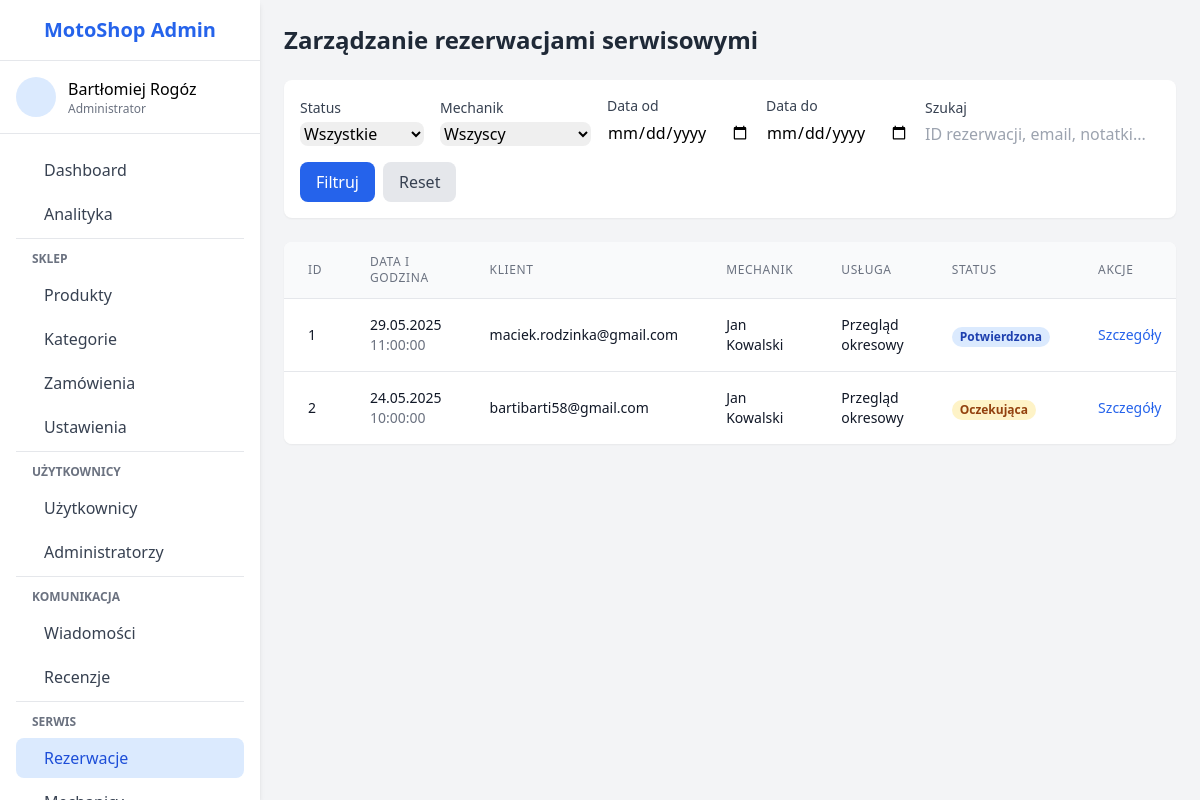
Page /admin/service_bookings.php (signed in) on the committed database.
### tables this page shows
CREATE TABLE `service_bookings` (
  `id` int(11) NOT NULL,
  `user_id` int(11) DEFAULT NULL,
  `mechanic_id` int(11) NOT NULL,
  `service_id` int(11) DEFAULT NULL,
  `booking_date` date NOT NULL,
  `booking_time` time NOT NULL,
  `notes` text DEFAULT NULL,
  `status` enum('pending','confirmed','completed','cancelled') DEFAULT 'pending',
  `created_at` timestamp NOT NULL DEFAULT current_timestamp(),
  `updated_at` timestamp NOT NULL DEFAULT current_timestamp() ON UPDATE current_timestamp()
);

CREATE TABLE `users` (
  `id` int(11) NOT NULL,
  `first_name` varchar(50) NOT NULL,
  `last_name` varchar(50) NOT NULL,
  `email` varchar(100) NOT NULL,
  `phone` varchar(20) DEFAULT NULL,
  `password` varchar(255) NOT NULL,
  `google_id` varchar(255) DEFAULT NULL,
  `apple_id` varchar(255) DEFAULT NULL,
  `role` enum('user','admin','mechanic','owner') NOT NULL DEFAULT 'user',
  `newsletter` tinyint(1) DEFAULT 0,
  `created_at` timestamp NOT NULL DEFAULT current_timestamp(),
  `updated_at` timestamp NOT NULL DEFAULT current_timestamp() ON UPDATE current_timestamp(),
  `address` varchar(255) DEFAULT NULL,
  `city` varchar(100) DEFAULT NULL,
  `postal_code` varchar(20) DEFAULT NULL,
  `reset_token` varchar(64) DEFAULT NULL,
  `reset_token_expires` datetime DEFAULT NULL
);

CREATE TABLE `mechanics` (
  `id` int(11) NOT NULL,
  `name` varchar(100) NOT NULL,
  `specialization` varchar(255) DEFAULT NULL,
  `experience` int(11) DEFAULT NULL,
  `rating` decimal(2,1) DEFAULT NULL,
  `image_path` varchar(255) DEFAULT NULL,
  `description` text DEFAULT NULL,
  `status` enum('active','inactive') DEFAULT 'active',
  `created_at` timestamp NOT NULL DEFAULT current_timestamp(),
  `updated_at` timestamp NOT NULL DEFAULT current_timestamp() ON UPDATE current_timestamp()
);

CREATE TABLE `services` (
  `id` int(11) NOT NULL,
  `name` varchar(255) NOT NULL,
  `description` text DEFAULT NULL,
  `price` decimal(10,2) DEFAULT NULL,
  `duration` int(11) DEFAULT NULL,
  `status` varchar(20) NOT NULL DEFAULT 'active',
  `created_at` timestamp NOT NULL DEFAULT current_timestamp(),
  `updated_at` timestamp NOT NULL DEFAULT current_timestamp() ON UPDATE current_timestamp()
);

### admin/service_bookings.php (the view, shortened to what this page needs)
<?php
$base_path = dirname(__DIR__);
require_once $base_path . '/includes/config.php';
$date_from = isset($_GET['date_from']) ? sanitize($_GET['date_from']) : '';
$date_to = isset($_GET['date_to']) ? sanitize($_GET['date_to']) : '';
$search = isset($_GET['search']) ? sanitize($_GET['search']) : '';
$page = isset($_GET['page']) ? (int)$_GET['page'] : 1;
$per_page = 20;
$query = "SELECT sb.*,
          m.name AS mechanic_name,
          s.name AS service_name,
          u.email AS user_email
          FROM service_bookings sb
          LEFT JOIN mechanics m ON sb.mechanic_id = m.id
          LEFT JOIN services s ON sb.service_id = s.id
          LEFT JOIN users u ON sb.user_id = u.id
          WHERE 1=1";
$query .= " ORDER BY sb.booking_date DESC, sb.booking_time ASC";
$offset = ($page - 1) * $per_page;
$query .= " LIMIT $offset, $per_page";
$result = $conn->query($query);
$bookings = [];
if ($result && $result->num_rows > 0) {
    while ($row = $result->fetch_assoc()) {
        $bookings[] = $row;
    }
}
include 'includes/header.php';
include 'includes/sidebar.php';
?>
<div class="admin-content ml-0 lg:ml-260 p-4 md:p-6">
    <div class="flex justify-between items-center mb-6">
        <h1 class="text-2xl font-bold text-gray-800">Zarządzanie rezerwacjami serwisowymi</h1>
    </div>
    <div class="bg-white rounded-lg shadow-sm p-4 mb-6">
        <form action="" method="get" class="space-y-4 md:space-y-0 md:flex md:flex-wrap md:items-end md:gap-4">
            <div>
                <label for="status" class="block text-sm font-medium text-gray-700 mb-1">Status</label>
                <select id="status" name="status" class="border-gray-300 rounded-lg focus:ring-blue-500 focus:border-blue-500">
                    <option value="">Wszystkie</option>
                </select>
            </div>
            <div>
                <label for="mechanic" class="block text-sm font-medium text-gray-700 mb-1">Mechanik</label>
                <select id="mechanic" name="mechanic" class="border-gray-300 rounded-lg focus:ring-blue-500 focus:border-blue-500">
                    <option value="0">Wszyscy</option>
                </select>
            </div>
            <div>
                <label for="date_from" class="block text-sm font-medium text-gray-700 mb-1">Data od</label>
                <input type="date" id="date_from" name="date_from" value="<?php echo $date_from; ?>" class="border-gray-300 rounded-lg focus:ring-blue-500 focus:border-blue-500">
            </div>
            <div>
                <label for="date_to" class="block text-sm font-medium text-gray-700 mb-1">Data do</label>
                <input type="date" id="date_to" name="date_to" value="<?php echo $date_to; ?>" class="border-gray-300 rounded-lg focus:ring-blue-500 focus:border-blue-500">
            </div>
            <div class="flex-grow">
                <label for="search" class="block text-sm font-medium text-gray-700 mb-1">Szukaj</label>
                <input type="text" id="search" name="search" value="<?php echo $search; ?>" placeholder="ID rezerwacji, email, notatki..." class="w-full border-gray-300 rounded-lg focus:ring-blue-500 focus:border-blue-500">
            </div>
            <div class="flex space-x-2">
                <button type="submit" class="bg-blue-600 text-white py-2 px-4 rounded-lg font-medium hover:bg-blue-700 transition">
                    Filtruj
                </button>
                <a href="service_bookings.php" class="bg-gray-200 text-gray-700 py-2 px-4 rounded-lg font-medium hover:bg-gray-300 transition">
                    Reset
                </a>
            </div>
        </form>
    </div>
    <div class="bg-white rounded-lg shadow-sm overflow-hidden">
        <?php if (empty($bookings)): ?>
        <div class="p-6 text-center">
            <p class="text-gray-500">Brak rezerwacji serwisowych spełniających kryteria wyszukiwania.</p>
        </div>
        <?php else: ?>
        <div class="overflow-x-auto">
            <table class="min-w-full divide-y divide-gray-200">
                <thead class="bg-gray-50">
                    <tr>
                        <th scope="col" class="px-6 py-3 text-left text-xs font-medium text-gray-500 uppercase tracking-wider">
                            ID
                        </th>
                        <th scope="col" class="px-6 py-3 text-left text-xs font-medium text-gray-500 uppercase tracking-wider">
                            Data i godzina
                        </th>
                        <th scope="col" class="px-6 py-3 text-left text-xs font-medium text-gray-500 uppercase tracking-wider">
                            Klient
                        </th>
                        <th scope="col" class="px-6 py-3 text-left text-xs font-medium text-gray-500 uppercase tracking-wider">
                            Mechanik
                        </th>
                        <th scope="col" class="px-6 py-3 text-left text-xs font-medium text-gray-500 uppercase tracking-wider">
                            Usługa
                        </th>
                        <th scope="col" class="px-6 py-3 text-left text-xs font-medium text-gray-500 uppercase tracking-wider">
                            Status
                        </th>
                        <th scope="col" class="px-6 py-3 text-left text-xs font-medium text-gray-500 uppercase tracking-wider">
                            Akcje
                        </th>
                    </tr>
                </thead>
                <tbody class="bg-white divide-y divide-gray-200">
                    <?php foreach ($bookings as $booking): ?>
                    <tr class="hover:bg-gray-50">
                        <td class="px-6 py-4 whitespace-nowrap">
                            <div class="text-sm font-medium text-gray-900"><?php echo $booking['id']; ?></div>
                        </td>
                        <td class="px-6 py-4 whitespace-nowrap">
                            <div class="text-sm text-gray-900">
                                <?php
                                $date = new DateTime($booking['booking_date']);
                                echo $date->format('d.m.Y');
                                ?>
                            </div>
                            <div class="text-sm text-gray-500"><?php echo $booking['booking_time']; ?></div>
                        </td>
                        <td class="px-6 py-4">
                            <div class="text-sm text-gray-900"><?php echo $booking['user_email'] ?: 'Gość'; ?></div>
                        </td>
                        <td class="px-6 py-4">
                            <div class="text-sm text-gray-900"><?php echo $booking['mechanic_name']; ?></div>
                        </td>
                        <td class="px-6 py-4">
                            <div class="text-sm text-gray-900"><?php echo $booking['service_name']; ?></div>
                        </td>
                        <td class="px-6 py-4 whitespace-nowrap">
                            <?php
                            $status_class = '';
                            $status_text = '';
                            switch ($booking['status']) {
                                case 'pending':
                                    $status_class = 'bg-yellow-100 text-yellow-800';
                                    $status_text = 'Oczekująca';
                                    break;
                                case 'confirmed':
                                    $status_class = 'bg-blue-100 text-blue-800';
                                    $status_text = 'Potwierdzona';
                                    break;
                            }
                            ?>
                            <span class="px-2 inline-flex text-xs leading-5 font-semibold rounded-full <?php echo $status_class; ?>">
                                <?php echo $status_text; ?>
                            </span>
                        </td>
                        <td class="px-6 py-4 whitespace-nowrap text-sm font-medium">
                            <button class="text-blue-600 hover:text-blue-900 mr-3"
                                    onclick="viewBookingDetails(<?php echo $booking['id']; ?>)">
                                Szczegóły
                            </button>
                        </td>
                    </tr>
                    <?php endforeach; ?>
                </tbody>
            </table>
        </div>
        <?php endif; ?>
    </div>
</div>
<?php
include 'includes/footer.php';
?>

### admin/includes/header.php (style rules this page uses)
* { box-sizing: border-box; }
body { overflow-x: hidden; }
.admin-content { flex-grow: 1; margin-left: 260px; width: calc(100% - 260px); transition: all 0.3s; }

### rows in the picture
service_bookings: id "1", booking_date "29.05.2025", booking_time "11:00:00", user.email "maciek.rodzinka@gmail.com", mechanic.name "Jan Kowalski", service.name "Przegląd okresowy", status "Potwierdzona"
service_bookings: id "2", booking_date "24.05.2025", booking_time "10:00:00", user.email "bartibarti58@gmail.com", mechanic.name "Jan Kowalski", service.name "Przegląd okresowy", status "Oczekująca"

### other values in the picture
$_SESSION['admin_name'] "Bartłomiej Rogóz"
$role_display "Administrator"
